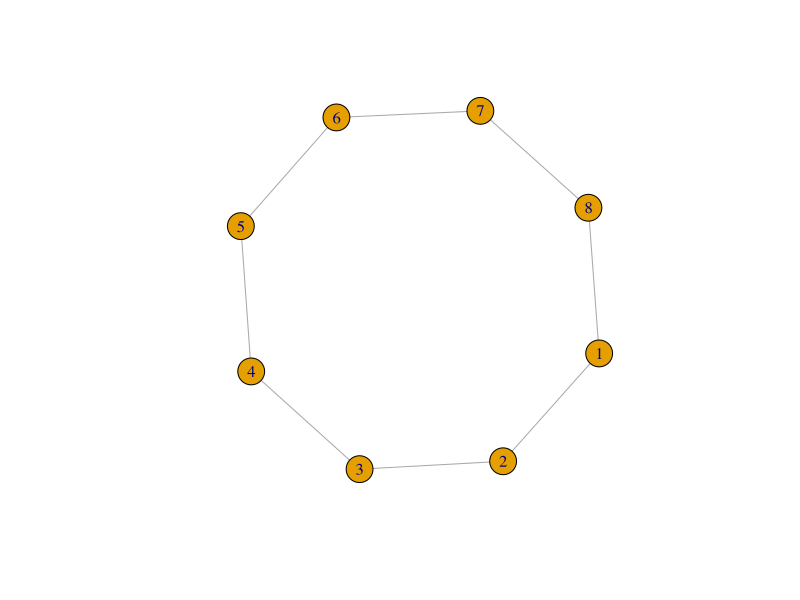

This chart was generated by the following R code:
library(tidygraph)
create_ring(10)
plot(create_ring(8))


iris_clust <- hclust(dist(iris[1:4]))
head(iris_clust)
iris_tree <- as_tbl_graph(iris_clust)
iris_tree
